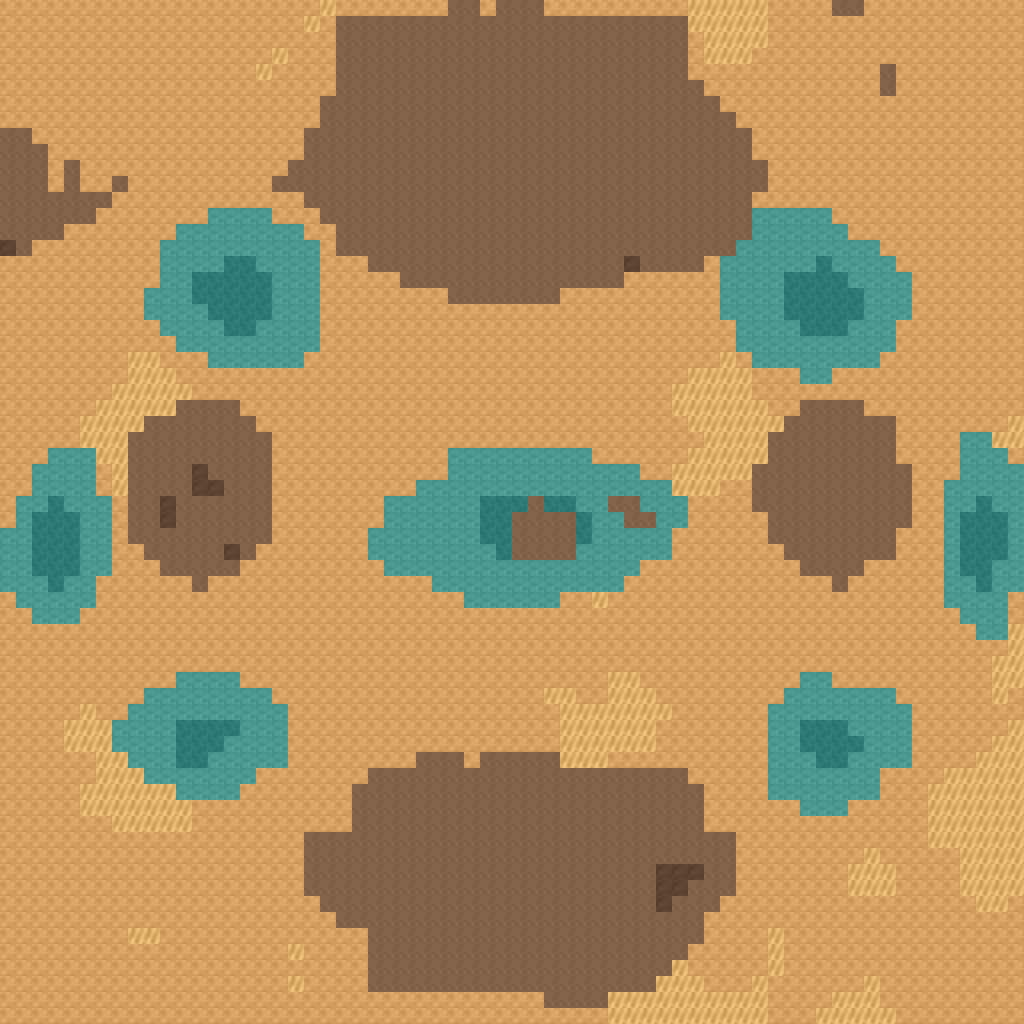

Rendered tile map (Tiled .tmx) drawn with the repository's tilesets; below, a short description and the map source with its tile grids summarised:
An orthogonal 64x64 tile map with 16x16 px tiles, 1 tile layer (ground) and 21 objects (3x turbine, 3x tank, 3x trike, 2x yard, 2x refinery, ...).

<map version="1.10" tiledversion="1.10.2" orientation="orthogonal" renderorder="right-down" width="64" height="64" tilewidth="16" tileheight="16" infinite="0" nextlayerid="3" nextobjectid="22">
 <tileset firstgid="1" source="tiles.tsx" />
 <layer id="1" name="ground" width="64" height="64">
  <data>[4096 cells, 4096 non-empty, 6 distinct tile ids]</data>
 </layer>
 <objectgroup id="2" name="things">
  <object id="1" type="yard" x="416" y="816" width="64" height="64">
   <properties>
    <property name="side" value="blue" />
   </properties>
  </object>
  <object id="2" type="turbine" x="496" y="816" width="32" height="32">
   <properties>
    <property name="side" value="blue" />
   </properties>
  </object>
  <object id="3" type="refinery" x="416" y="896" width="64" height="32">
   <properties>
    <property name="side" value="blue" />
   </properties>
  </object>
  <object id="4" type="harvester" x="576" y="784" width="16" height="16">
   <properties>
    <property name="side" value="blue" />
   </properties>
  </object>
  <object id="5" type="tank" x="544" y="832" width="16" height="16">
   <properties>
    <property name="side" value="blue" />
   </properties>
  </object>
  <object id="6" type="trike" x="576" y="832" width="16" height="16">
   <properties>
    <property name="side" value="blue" />
   </properties>
  </object>
  <object id="7" type="trike" x="592" y="848" width="16" height="16">
   <properties>
    <property name="side" value="blue" />
   </properties>
  </object>
  <object id="8" type="yard" x="480" y="48" width="64" height="64">
   <properties>
    <property name="side" value="red" />
   </properties>
  </object>
  <object id="9" type="turbine" x="560" y="48" width="32" height="32">
   <properties>
    <property name="side" value="red" />
   </properties>
  </object>
  <object id="10" type="turbine" x="608" y="48" width="32" height="32">
   <properties>
    <property name="side" value="red" />
   </properties>
  </object>
  <object id="11" type="refinery" x="384" y="48" width="64" height="32">
   <properties>
    <property name="side" value="red" />
   </properties>
  </object>
  <object id="12" type="outpost" x="384" y="112" width="32" height="32">
   <properties>
    <property name="side" value="red" />
   </properties>
  </object>
  <object id="13" type="factory" x="480" y="128" width="64" height="48">
   <properties>
    <property name="side" value="red" />
   </properties>
  </object>
  <object id="14" type="turret" x="432" y="208" width="16" height="16">
   <properties>
    <property name="side" value="red" />
   </properties>
  </object>
  <object id="15" type="turret" x="576" y="208" width="16" height="16">
   <properties>
    <property name="side" value="red" />
   </properties>
  </object>
  <object id="16" type="silo" x="608" y="112" width="32" height="32">
   <properties>
    <property name="side" value="red" />
   </properties>
  </object>
  <object id="17" type="harvester" x="416" y="256" width="16" height="16">
   <properties>
    <property name="side" value="red" />
   </properties>
  </object>
  <object id="18" type="tank" x="496" y="240" width="16" height="16">
   <properties>
    <property name="side" value="red" />
   </properties>
  </object>
  <object id="19" type="tank" x="528" y="240" width="16" height="16">
   <properties>
    <property name="side" value="red" />
   </properties>
  </object>
  <object id="20" type="launcher" x="512" y="256" width="16" height="16">
   <properties>
    <property name="side" value="red" />
   </properties>
  </object>
  <object id="21" type="trike" x="464" y="240" width="16" height="16">
   <properties>
    <property name="side" value="red" />
   </properties>
  </object>
 </objectgroup>
</map>
